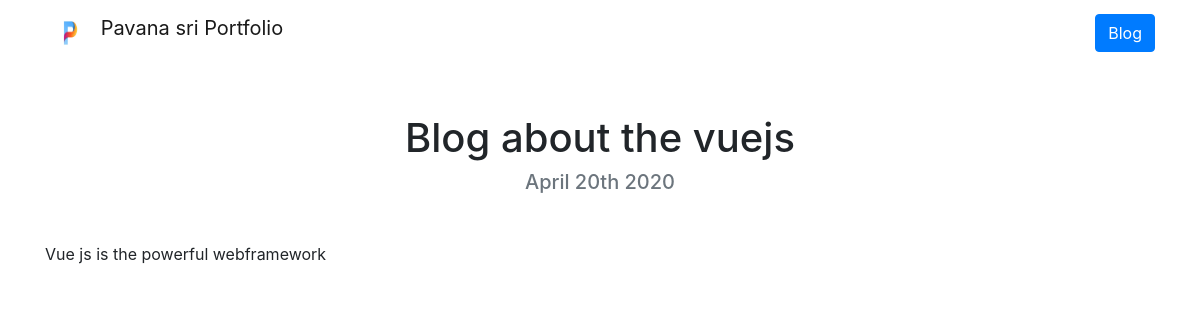
Page /blog/2 on the committed database.
### blog/models.py (models this page shows, shortened)
class Blog(models.Model):
    title = models.CharField(max_length = 200)
    description = models.TextField()
    date = models.DateField()

### blog/views.py (the view)
# urls.py: path('<int:blog_id>', views.detail, name = "detail"),
def detail(request,blog_id):
    blog = get_object_or_404(Blog, pk = blog_id)
    return render(request,'blog/detail.html',{'blog':blog})

### blog/templates/blog/detail.html
{% extends 'portfolio/base.html' %}
{% load static %}
{% block content %}
  <h1 class="text-center mt-5" id="blogdetailtitle">{{ blog.title }}</h1>
 <h5 class="text-center text-muted mb-5">{{ blog.date|date:'F jS Y' }}</h5>
 <p>{{ blog.description | safe }}</p>
 {% endblock %}

### rows in the picture
Blog: title "Blog about the vuejs", date "April 20th 2020", description "Vue js is the powerful webframework"
